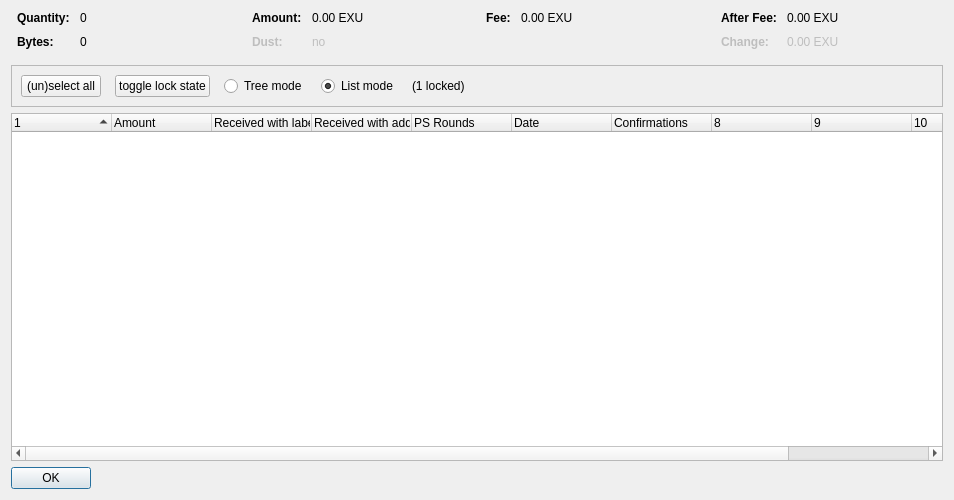
<?xml version="1.0" encoding="UTF-8"?>
<ui version="4.0">
 <class>CoinControlDialog</class>
 <widget class="QDialog" name="CoinControlDialog">
  <property name="geometry">
   <rect>
    <x>0</x>
    <y>0</y>
    <width>954</width>
    <height>500</height>
   </rect>
  </property>
  <property name="windowTitle">
   <string>Coin Selection</string>
  </property>
  <layout class="QVBoxLayout" name="verticalLayout">
   <item>
    <layout class="QHBoxLayout" name="horizontalLayoutTop" stretch="0,0,0,0">
     <property name="topMargin">
      <number>0</number>
     </property>
     <property name="bottomMargin">
      <number>10</number>
     </property>
     <item>
      <layout class="QFormLayout" name="formLayoutCoinControl1">
       <property name="horizontalSpacing">
        <number>10</number>
       </property>
       <property name="verticalSpacing">
        <number>10</number>
       </property>
       <property name="leftMargin">
        <number>6</number>
       </property>
       <property name="rightMargin">
        <number>6</number>
       </property>
       <item row="0" column="0">
        <widget class="QLabel" name="labelCoinControlQuantityText">
         <property name="font">
          <font>
           <weight>75</weight>
           <bold>true</bold>
          </font>
         </property>
         <property name="text">
          <string>Quantity:</string>
         </property>
        </widget>
       </item>
       <item row="0" column="1">
        <widget class="QLabel" name="labelCoinControlQuantity">
         <property name="cursor">
          <cursorShape>IBeamCursor</cursorShape>
         </property>
         <property name="contextMenuPolicy">
          <enum>Qt::ActionsContextMenu</enum>
         </property>
         <property name="text">
          <string notr="true">0</string>
         </property>
         <property name="textInteractionFlags">
          <set>Qt::LinksAccessibleByMouse|Qt::TextSelectableByKeyboard|Qt::TextSelectableByMouse</set>
         </property>
        </widget>
       </item>
       <item row="1" column="0">
        <widget class="QLabel" name="labelCoinControlBytesText">
         <property name="font">
          <font>
           <weight>75</weight>
           <bold>true</bold>
          </font>
         </property>
         <property name="text">
          <string>Bytes:</string>
         </property>
        </widget>
       </item>
       <item row="1" column="1">
        <widget class="QLabel" name="labelCoinControlBytes">
         <property name="cursor">
          <cursorShape>IBeamCursor</cursorShape>
         </property>
         <property name="contextMenuPolicy">
          <enum>Qt::ActionsContextMenu</enum>
         </property>
         <property name="text">
          <string notr="true">0</string>
         </property>
         <property name="textInteractionFlags">
          <set>Qt::LinksAccessibleByMouse|Qt::TextSelectableByKeyboard|Qt::TextSelectableByMouse</set>
         </property>
        </widget>
       </item>
      </layout>
     </item>
     <item>
      <layout class="QFormLayout" name="formLayoutCoinControl2">
       <property name="horizontalSpacing">
        <number>10</number>
       </property>
       <property name="verticalSpacing">
        <number>10</number>
       </property>
       <property name="leftMargin">
        <number>6</number>
       </property>
       <property name="rightMargin">
        <number>6</number>
       </property>
       <item row="0" column="0">
        <widget class="QLabel" name="labelCoinControlAmountText">
         <property name="font">
          <font>
           <weight>75</weight>
           <bold>true</bold>
          </font>
         </property>
         <property name="text">
          <string>Amount:</string>
         </property>
        </widget>
       </item>
       <item row="0" column="1">
        <widget class="QLabel" name="labelCoinControlAmount">
         <property name="cursor">
          <cursorShape>IBeamCursor</cursorShape>
         </property>
         <property name="contextMenuPolicy">
          <enum>Qt::ActionsContextMenu</enum>
         </property>
         <property name="text">
          <string notr="true">0.00 EXU</string>
         </property>
         <property name="textInteractionFlags">
          <set>Qt::LinksAccessibleByMouse|Qt::TextSelectableByKeyboard|Qt::TextSelectableByMouse</set>
         </property>
        </widget>
       </item>
       <item row="1" column="0">
        <widget class="QLabel" name="labelCoinControlLowOutputText">
         <property name="enabled">
          <bool>false</bool>
         </property>
         <property name="font">
          <font>
           <weight>75</weight>
           <bold>true</bold>
          </font>
         </property>
         <property name="text">
          <string>Dust:</string>
         </property>
        </widget>
       </item>
       <item row="1" column="1">
        <widget class="QLabel" name="labelCoinControlLowOutput">
         <property name="enabled">
          <bool>false</bool>
         </property>
         <property name="cursor">
          <cursorShape>IBeamCursor</cursorShape>
         </property>
         <property name="contextMenuPolicy">
          <enum>Qt::ActionsContextMenu</enum>
         </property>
         <property name="text">
          <string notr="true">no</string>
         </property>
         <property name="textInteractionFlags">
          <set>Qt::LinksAccessibleByMouse|Qt::TextSelectableByKeyboard|Qt::TextSelectableByMouse</set>
         </property>
        </widget>
       </item>
      </layout>
     </item>
     <item>
      <layout class="QFormLayout" name="formLayoutCoinControl3">
       <property name="horizontalSpacing">
        <number>10</number>
       </property>
       <property name="verticalSpacing">
        <number>10</number>
       </property>
       <property name="leftMargin">
        <number>6</number>
       </property>
       <property name="rightMargin">
        <number>6</number>
       </property>
       <item row="0" column="0">
        <widget class="QLabel" name="labelCoinControlFeeText">
         <property name="font">
          <font>
           <weight>75</weight>
           <bold>true</bold>
          </font>
         </property>
         <property name="text">
          <string>Fee:</string>
         </property>
        </widget>
       </item>
       <item row="0" column="1">
        <widget class="QLabel" name="labelCoinControlFee">
         <property name="cursor">
          <cursorShape>IBeamCursor</cursorShape>
         </property>
         <property name="contextMenuPolicy">
          <enum>Qt::ActionsContextMenu</enum>
         </property>
         <property name="text">
          <string notr="true">0.00 EXU</string>
         </property>
         <property name="textInteractionFlags">
          <set>Qt::LinksAccessibleByMouse|Qt::TextSelectableByKeyboard|Qt::TextSelectableByMouse</set>
         </property>
        </widget>
       </item>
      </layout>
     </item>
     <item>
      <layout class="QFormLayout" name="formLayoutCoinControl4">
       <property name="horizontalSpacing">
        <number>10</number>
       </property>
       <property name="verticalSpacing">
        <number>10</number>
       </property>
       <property name="leftMargin">
        <number>6</number>
       </property>
       <property name="rightMargin">
        <number>6</number>
       </property>
       <item row="0" column="0">
        <widget class="QLabel" name="labelCoinControlAfterFeeText">
         <property name="font">
          <font>
           <weight>75</weight>
           <bold>true</bold>
          </font>
         </property>
         <property name="text">
          <string>After Fee:</string>
         </property>
        </widget>
       </item>
       <item row="0" column="1">
        <widget class="QLabel" name="labelCoinControlAfterFee">
         <property name="cursor">
          <cursorShape>IBeamCursor</cursorShape>
         </property>
         <property name="contextMenuPolicy">
          <enum>Qt::ActionsContextMenu</enum>
         </property>
         <property name="text">
          <string notr="true">0.00 EXU</string>
         </property>
         <property name="textInteractionFlags">
          <set>Qt::LinksAccessibleByMouse|Qt::TextSelectableByKeyboard|Qt::TextSelectableByMouse</set>
         </property>
        </widget>
       </item>
       <item row="1" column="0">
        <widget class="QLabel" name="labelCoinControlChangeText">
         <property name="enabled">
          <bool>false</bool>
         </property>
         <property name="font">
          <font>
           <weight>75</weight>
           <bold>true</bold>
          </font>
         </property>
         <property name="text">
          <string>Change:</string>
         </property>
        </widget>
       </item>
       <item row="1" column="1">
        <widget class="QLabel" name="labelCoinControlChange">
         <property name="enabled">
          <bool>false</bool>
         </property>
         <property name="cursor">
          <cursorShape>IBeamCursor</cursorShape>
         </property>
         <property name="contextMenuPolicy">
          <enum>Qt::ActionsContextMenu</enum>
         </property>
         <property name="text">
          <string notr="true">0.00 EXU</string>
         </property>
         <property name="textInteractionFlags">
          <set>Qt::LinksAccessibleByMouse|Qt::TextSelectableByKeyboard|Qt::TextSelectableByMouse</set>
         </property>
        </widget>
       </item>
      </layout>
     </item>
    </layout>
   </item>
   <item>
    <widget class="QFrame" name="frame">
     <property name="minimumSize">
      <size>
       <width>0</width>
       <height>40</height>
      </size>
     </property>
     <property name="frameShape">
      <enum>QFrame::StyledPanel</enum>
     </property>
     <property name="frameShadow">
      <enum>QFrame::Sunken</enum>
     </property>
     <layout class="QHBoxLayout" name="horizontalLayout">
      <item>
       <layout class="QHBoxLayout" name="horizontalLayoutPanel" stretch="0,0,0,0,0,0">
        <property name="spacing">
         <number>14</number>
        </property>
        <item>
         <widget class="QPushButton" name="pushButtonSelectAll">
          <property name="sizePolicy">
           <sizepolicy hsizetype="Maximum" vsizetype="Fixed">
            <horstretch>0</horstretch>
            <verstretch>0</verstretch>
           </sizepolicy>
          </property>
          <property name="text">
           <string>(un)select all</string>
          </property>
          <property name="autoDefault">
           <bool>false</bool>
          </property>
         </widget>
        </item>
        <item>
         <widget class="QPushButton" name="pushButtonToggleLock">
          <property name="sizePolicy">
           <sizepolicy hsizetype="Maximum" vsizetype="Fixed">
            <horstretch>0</horstretch>
            <verstretch>0</verstretch>
           </sizepolicy>
          </property>
          <property name="text">
           <string>toggle lock state</string>
          </property>
          <property name="autoDefault">
           <bool>false</bool>
          </property>
         </widget>
        </item>
        <item>
         <widget class="QRadioButton" name="radioTreeMode">
          <property name="sizePolicy">
           <sizepolicy hsizetype="Maximum" vsizetype="Fixed">
            <horstretch>0</horstretch>
            <verstretch>0</verstretch>
           </sizepolicy>
          </property>
          <property name="text">
           <string>Tree mode</string>
          </property>
         </widget>
        </item>
        <item>
         <widget class="QRadioButton" name="radioListMode">
          <property name="sizePolicy">
           <sizepolicy hsizetype="Maximum" vsizetype="Fixed">
            <horstretch>0</horstretch>
            <verstretch>0</verstretch>
           </sizepolicy>
          </property>
          <property name="text">
           <string>List mode</string>
          </property>
          <property name="checked">
           <bool>true</bool>
          </property>
         </widget>
        </item>
        <item>
         <widget class="QLabel" name="labelLocked">
          <property name="text">
           <string>(1 locked)</string>
          </property>
         </widget>
        </item>
        <item>
         <spacer name="horizontalSpacer">
          <property name="orientation">
           <enum>Qt::Horizontal</enum>
          </property>
          <property name="sizeHint" stdset="0">
           <size>
            <width>40</width>
            <height>20</height>
           </size>
          </property>
         </spacer>
        </item>
       </layout>
      </item>
     </layout>
    </widget>
   </item>
   <item>
    <widget class="CoinControlTreeWidget" name="treeWidget">
     <property name="contextMenuPolicy">
      <enum>Qt::CustomContextMenu</enum>
     </property>
     <property name="sortingEnabled">
      <bool>false</bool>
     </property>
     <property name="columnCount">
      <number>11</number>
     </property>
     <attribute name="headerShowSortIndicator" stdset="0">
      <bool>true</bool>
     </attribute>
     <attribute name="headerStretchLastSection">
      <bool>false</bool>
     </attribute>
     <column>
      <property name="text">
       <string/>
      </property>
     </column>
     <column>
      <property name="text">
       <string>Amount</string>
      </property>
     </column>
     <column>
      <property name="text">
       <string>Received with label</string>
      </property>
     </column>
     <column>
      <property name="text">
       <string>Received with address</string>
      </property>
     </column>
     <column>
      <property name="text">
       <string>PS Rounds</string>
      </property>
     </column>
     <column>
      <property name="text">
       <string>Date</string>
      </property>
     </column>
     <column>
      <property name="text">
       <string>Confirmations</string>
      </property>
      <property name="toolTip">
       <string>Confirmed</string>
      </property>
     </column>
     <column>
      <property name="text">
       <string/>
      </property>
     </column>
     <column>
      <property name="text">
       <string/>
      </property>
     </column>
     <column>
      <property name="text">
       <string/>
      </property>
     </column>
     <column>
      <property name="text">
       <string/>
      </property>
     </column>
    </widget>
   </item>
   <item>
    <widget class="QDialogButtonBox" name="buttonBox">
     <property name="sizePolicy">
      <sizepolicy hsizetype="Maximum" vsizetype="Fixed">
       <horstretch>0</horstretch>
       <verstretch>0</verstretch>
      </sizepolicy>
     </property>
     <property name="orientation">
      <enum>Qt::Horizontal</enum>
     </property>
     <property name="standardButtons">
      <set>QDialogButtonBox::Ok</set>
     </property>
    </widget>
   </item>
  </layout>
 </widget>
 <customwidgets>
  <customwidget>
   <class>CoinControlTreeWidget</class>
   <extends>QTreeWidget</extends>
   <header>coincontroltreewidget.h</header>
  </customwidget>
 </customwidgets>
 <resources/>
 <connections/>
</ui>
